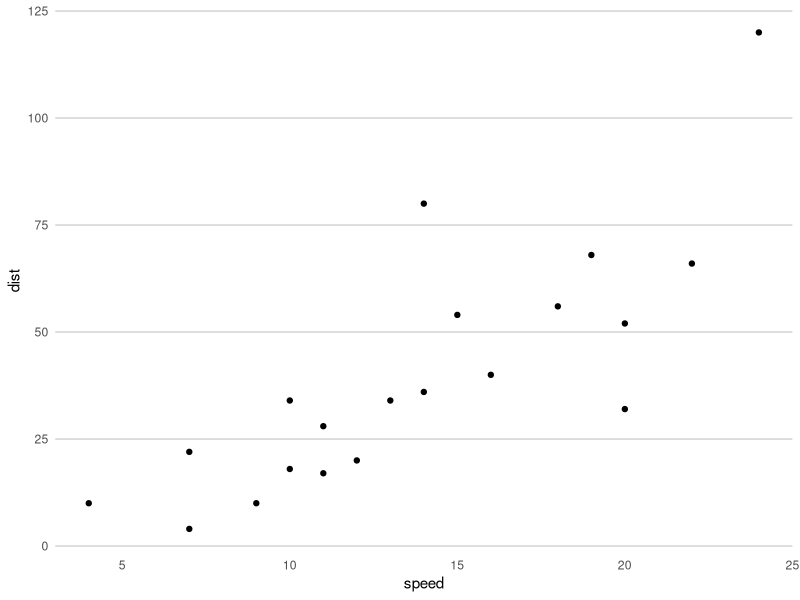
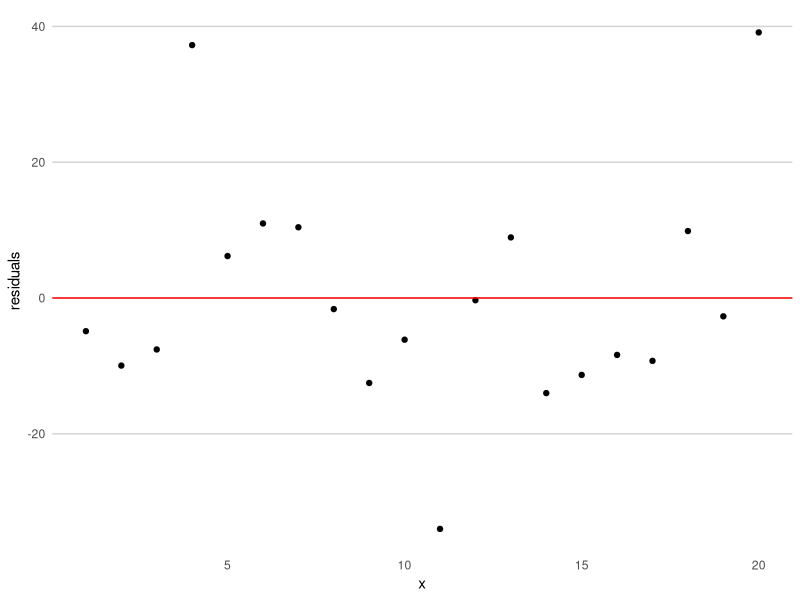

Write R code to recreate these figures, in order.
# Test example

library(dplyr)

set.seed(317)
dat <- sample_n(cars, 20)
dat$x_minus_mean <- dat$speed - mean(dat$speed)
dat$y_minus_mean <- dat$dist - mean(dat$dist)
dat$x_times_y <- dat$x_minus_mean * dat$y_minus_mean
dat$x_squared <- dat$x_minus_mean ^ 2
dat$y_squared <- dat$y_minus_mean ^ 2

library(ggplot2)

ggplot(dat, aes(x = speed, y = dist)) + 
    geom_point() + 
    theme(panel.background = element_blank(), 
          panel.grid.major.y = element_line(color = "light gray"),
          panel.grid.major.x = element_blank(),
          axis.ticks = element_blank())
    geom_smooth(method = 'lm', formula = y ~ x, se = FALSE)

cor(dat$speed, dat$dist)

linmod <- lm(dist ~ speed, data = dat)

lmod <- data.frame(x = 1:20, 
                   residuals = linmod$residuals)

ggplot(lmod, aes(x = x, y = residuals)) + 
    geom_point() + 
    geom_hline(yintercept = 0, color = "red") + 
    theme(panel.background = element_blank(), 
          panel.grid.major.y = element_line(color = "light gray"),
          panel.grid.major.x = element_blank(),
          axis.ticks = element_blank())
